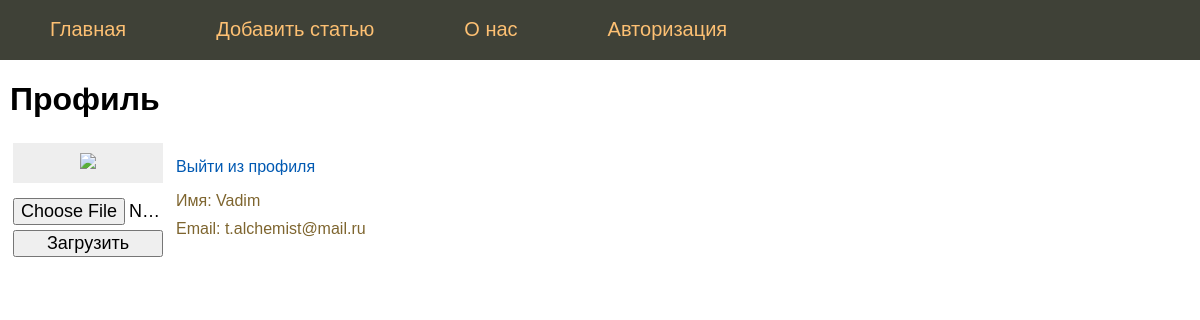
Screenshot of /profile (signed in) with the database file from the repository.
### tables this page shows
CREATE TABLE mainmenu (
id integer PRIMARY KEY AUTOINCREMENT,
title text NOT NULL,
url text NOT NULL
);

CREATE TABLE users (
id integer PRIMARY KEY AUTOINCREMENT,
name text NOT NULL,
email text NOT NULL,
psw text NOT NULL,
avatar BLOB DEFAULT NULL,
time integer NOT NULL
);

### flsite.py (the view)
@app.route('/profile')
@login_required
def profile():
    return render_template("profile.html", menu=dbase.getMenu(), title="Профиль")

### FDataBase.py (called while the page is built)
    def getMenu(self):
        sql = '''SELECT * FROM mainmenu'''
        try:
            self.__cur.execute(sql)
            res = self.__cur.fetchall()
            if res: return res
        except:
            print("Ошибка чтения из БД")
        return []

    def getUser(self, user_id):
        try:
            self.__cur.execute(f"SELECT * FROM users WHERE id = {user_id} LIMIT 1")
            res = self.__cur.fetchone()
            if not res:
                print("Пользователь не найден")
                return False
            return res
        except sqlite3.Error as e:
            print("Ошибка получения данных из БД"+str(e))
        return False

### UserLogin.py (called while the page is built)
    def fromDB(self, user_id, db):
        self.__user = db.getUser(user_id)
        return self

    def getName(self):
        return self.__user['name'] if self.__user else "Без имени"

    def getEmail(self):
        return self.__user['email'] if self.__user else "Без email"

### flsite.py (called while the page is built)
@login_manager.user_loader
def load_user(user_id):
    print("load_user")
    return UserLogin().fromDB(user_id, dbase)

def connect_db():
    conn = sqlite3.connect(app.config['DATABASE'])
    conn.row_factory = sqlite3.Row
    return conn

def get_db():
    if not hasattr(g, 'link_db'):
        g.link_db = connect_db()
    return g.link_db

@app.before_request
def before_request():
    global dbase
    db = get_db()
    dbase = FDataBase(db)

### templates/profile.html (shortened to what this page needs)
 {% extends 'base.html' %}
{% block content %}
{{ super() }}
<table border="0" class="profile-table">
	<tr><td valign="top">
		<div class="profile-ava"><img src="{{ url_for('userava') }}"></div>
		<div class="profile-load">
		<form action="{{url_for('upload')}}" method="POST" enctype="multipart/form-data">
			<p><input type="file" name="file">
			<p><input type="submit" value="Загрузить">
		</form>
		</div>
	</td>
	<td valign="top" class="profile-panel">
		<p><a href="{{url_for('logout')}}">Выйти из профиля</a>
		<ul class="profile-info">
		<li>Имя: {{ current_user.getName() }}</li>
		<li>Email: {{ current_user.getEmail() }}</li>
		</ul>
	</td></tr>
</table>
{% endblock %}

### templates/base.html (shortened to what this page needs)
<!DOCTYPE html>
<html lang="en">
<head>
<link type="text/css" href="{{url_for('static', filename='css/styles.css')}}" rel="stylesheet">
</head>
<body>
{% block content -%}
    {%- block mainmenu -%}
<ul class="mainmenu">
{% for p in menu %}
<li><a href="{{p.url}}">{{p.title}}</a></li>
{% endfor %}
</ul>
    {% endblock mainmenu -%}
<div class="content">
    {% if title -%}
<h1>{{title}}</h1>
    {% else -%}
<h1>Про Flask</h1>
    {% endif -%}
{% endblock -%}
</div>
</body>
</html>

### static/css/styles.css (style rules this page uses)
html, body { font-family: 'Arial'; margin: 0; padding: 0; height: 100%; width: 100%; }
a { color: #0059b2; text-decoration: none; }
ul.mainmenu { list-style: none; background: #3F4137; height: 60px; margin: 0; padding: 0; color: #fdc073; font-size: 20px; overflow: hidden; }
ul.mainmenu li { float: left; margin: 18px 40px 0 50px; }
ul.mainmenu li a { color: #fdc073; text-decoration: none; }
div.content { margin: 10px; }
.profile-ava { width: 130px; text-align: center; overflow: hidden; background: #eee; padding: 10px; }
.profile-ava img { max-width: 150px; height: auto; }
.profile-load { margin-top: 10px; overflow: hidden; max-width: 150px; }
.profile-load input[type=submit], input[type=file] { width: 100%; font-size: 18px; }
.profile-load p { padding: 0; margin: 5px 0 0 0; }
.profile-panel { padding: 0 0 0 10px; }
ul.profile-info { list-style: none; margin: 10px 0 0 0; padding: 0; color: #7E652F; }
ul.profile-info li { margin-top: 10px; }

### rows the page displays
mainmenu: title "Главная"
mainmenu: title "Добавить статью"
mainmenu: title "О нас"
mainmenu: title "Авторизация"
users: getName "Vadim", getEmail "t.alchemist@mail.ru"

### other values shown
{{ title }} "Профиль"
